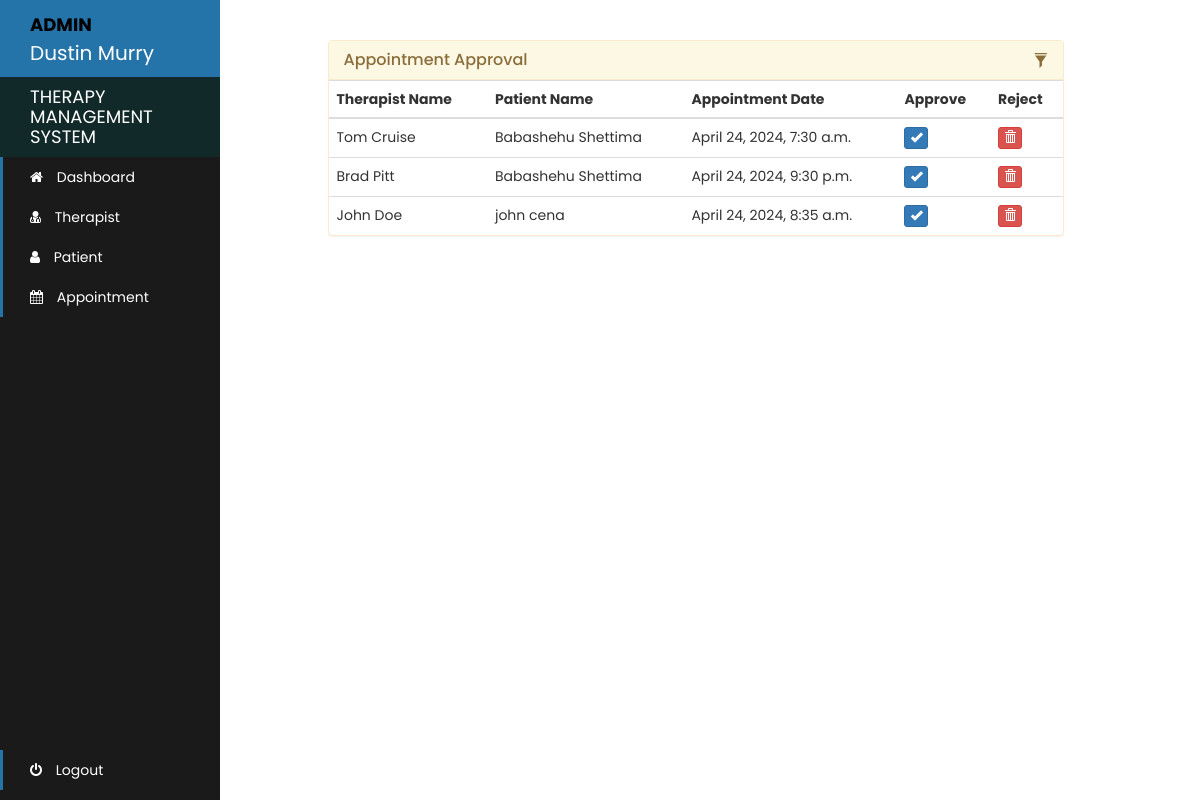
Page /admin-approve-appointment (signed in) on the committed database.
### therapy/models.py (models this page shows)
class Appointment(models.Model):
    patient_id = models.PositiveIntegerField(null=True)
    therapist_id = models.PositiveIntegerField(null=True)
    patientName = models.CharField(max_length=100, null=True)
    therapistName = models.CharField(max_length=100, null=True)
    appointmentDate = models.DateTimeField(auto_now=False)
    status = models.BooleanField(default=False)

### therapy/views.py (the view)
# urls.py: path('admin-approve-appointment', views.admin_approve_appointment_view, name='admin-approve-appointment'),
@login_required(login_url='adminlogin')
@user_passes_test(admin_verified)
def admin_approve_appointment_view(request):
    appointments = models.Appointment.objects.all().filter(status=False)
    return render(request, 'therapy/admin_approve_appointment.html', {'appointments': appointments})

### therapy/views.py (called while the page is built)
def admin_verified(user):
    return user.groups.filter(name='ADMIN').exists()

### template/therapy/admin_approve_appointment.html (shortened to what this page needs)
<!DOCTYPE html>
{% load static %}
<html lang="en">
<head>
  <link rel="stylesheet" href="{% static '/style.css' %}">
  <link rel="stylesheet" href="https://maxcdn.bootstrapcdn.com/bootstrap/3.3.7/css/bootstrap.min.css">
</head>
<body>
{% include "therapy/admin_navbar.html" %}
<br><br>
<div class="container">
  <div class="row">
    <div class="col-md-8" style="margin-left: 25%">
      <div class="panel panel-warning">
        <div class="panel-heading">
          <h3 class="panel-title">Appointment Approval</h3>
          <div class="pull-right">
            <span class="clickable filter" data-toggle="tooltip" title="Toggle table filter" data-container="body">
              <i class="glyphicon glyphicon-filter"></i>
            </span>
          </div>
        </div>
        <table class="table table-hover" id="a-table">
          <thead>
          <tr>
            <th>Therapist Name</th>
            <th>Patient Name</th>
            <th>Appointment Date</th>
            <th>Approve</th>
            <th>Reject</th>
          </tr>
          </thead>
          <tbody>
          {% for a in appointments %}
          <tr>
            <td>
              {{a.therapistName}}
            </td>
            <td>
              {{a.patientName}}
            </td>
            <td>
              {{a.appointmentDate}}
            </td>
            <td>
              <a class="btn btn-primary btn-xs" href="{% url 'approve-appointment' a.id  %}"><span class="glyphicon glyphicon-ok"></span></a>
            </td>
            <td>
              <a class="btn btn-danger btn-xs" href="{% url 'reject-appointment' a.id  %}" onclick="return confirm('Are you sure you want to reject this appointment?');"><span class="glyphicon glyphicon-trash"></span></a>
            </td>
          </tr>
          {% endfor %}
          </tbody>
        </table>
      </div>
    </div>
  </div>
</div>
</body>

### template/therapy/admin_navbar.html (shortened to what this page needs)
<!DOCTYPE html>
{% load static %}
<html lang="en">
<head>
  <link rel="stylesheet" href="https://maxcdn.bootstrapcdn.com/bootstrap/3.4.1/css/bootstrap.min.css">
  <link rel="stylesheet" href="https://cdnjs.cloudflare.com/ajax/libs/font-awesome/4.7.0/css/font-awesome.min.css">
</head>
<body>
<div class="sidebar-container">
  <div class="sidebar-logo">
    <span style="color: black; font-weight: bold; font-size: 18px">ADMIN</span><br>{{request.user.first_name}} {{request.user.last_name}}
  </div>
  <ul class="sidebar-navigation">
    <li class="header">Therapy Management System</li>
    <li>
      <a href="/admin-page">
        <i class="fa fa-home" aria-hidden="true"></i> Dashboard
      </a>
    </li>
    <li>
      <a href="/admin-therapist">
        <i class="fa fa-user-md" aria-hidden="true"></i> Therapist
      </a>
    </li>
    <li>
      <a href="/admin-patient">
        <i class="fa fa-user" aria-hidden="true"></i> Patient
      </a>
    </li>
    <li>
      <a href="/admin-appointment">
        <i class="fa fa-calendar" aria-hidden="true"></i> Appointment
      </a>
    </li>
  </ul>
  <ul class="logout">
    <li>
      <a href="/logged-out">
        <i class="fa fa-power-off" aria-hidden="true"></i> Logout
      </a>
    </li>
  </ul>
</div>
</body>
</html>

### static/style.css (style rules this page uses)
* { margin: 0; padding: 0; box-sizing: border-box; font-family: 'Poppins', sans-serif; }

### template/therapy/admin_approve_appointment.html (style rules this page uses)
.row { padding: 0 10px; }
.clickable { cursor: pointer; }
.panel-heading div { margin-top: -18px; font-size: 15px; }
.panel-heading div span { margin-left: 5px; }

### template/therapy/admin_navbar.html (style rules this page uses)
.sidebar-container { position: fixed; width: 220px; height: 100%; left: 0; overflow-x: hidden; overflow-y: auto; background: #1a1a1a; color: white; }
.sidebar-logo { padding: 10px 15px 10px 30px; font-size: 20px; background-color: #2574A9; }
.sidebar-navigation { padding: 0; margin: 0; list-style-type: none; position: relative; }
.sidebar-navigation li { background-color: transparent; position: relative; display: inline-block; width: 100%; line-height: 20px; }
.sidebar-navigation li a { padding: 10px 15px 10px 30px; display: block; color: white; }
.sidebar-navigation li .fa { margin-right: 10px; }
.sidebar-navigation li::before { background-color: #2574A9; position: absolute; content: ''; height: 100%; left: 0; top: 0; -webkit-transition: width 0.2s ease-in; transition: width 0.2s ease-in; width: 3px; z-index: -1; }
.sidebar-navigation .header { font-size: 18px; text-transform: uppercase; background-color: rgba(2, 76, 76, 0.3); padding: 10px 15px 10px 30px; }
.sidebar-navigation .header::before { background-color: transparent; }
.logout { position:absolute; left:0; bottom:0; }
.logout li { background-color: transparent; position: relative; display: inline-block; width: 100%; line-height: 20px; }
.logout li a { padding: 10px 15px 10px 30px; display: block; color: white; }
.logout li .fa { margin-right: 10px; }
.logout li::before { background-color: #2574A9; position: absolute; content: ''; height: 100%; left: 0; top: 0; -webkit-transition: width 0.2s ease-in; transition: width 0.2s ease-in; width: 3px; z-index: -1; }

### rows in the picture
Appointment: therapistName "Tom Cruise", patientName "Babashehu Shettima", appointmentDate "April 24, 2024, 7:30 a.m."
Appointment: therapistName "Brad Pitt", patientName "Babashehu Shettima", appointmentDate "April 24, 2024, 9:30 p.m."
Appointment: therapistName "John Doe", patientName "john cena", appointmentDate "April 24, 2024, 8:35 a.m."

### other values in the picture
{{ request.user.first_name }} "Dustin"
{{ request.user.last_name }} "Murry"
